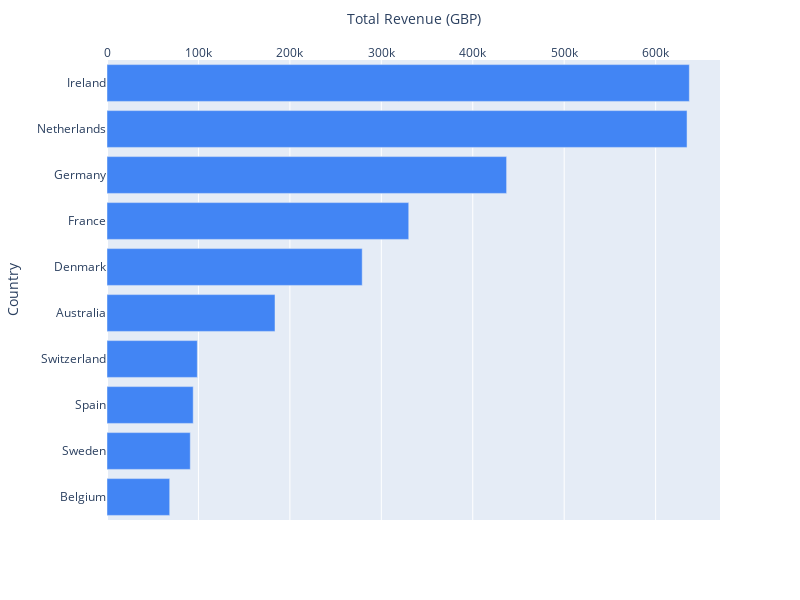

Source (notebook cell):
### Code cell
fig = px.bar(df_1.sort_values(by="total_revenue", ascending=True), x="total_revenue", y="country", orientation='h',
             labels={'country': 'Country', 'total_revenue': 'Total Revenue (GBP)'})
fig.update_layout(width=800, height=600, xaxis=dict(side='top'))
fig.update_traces(marker_color='#4285f4')
fig.show()

### Figure 1 — Plotly figure (JSON) as saved in the notebook; plotly's stock layout.template omitted (floating-point values rounded to 4 significant figures)
{"data": [{"alignmentgroup": "True", "hovertemplate": "Total Revenue (GBP)=%{x}<br>Country=%{y}<extra></extra>", "legendgroup": "", "marker": {"color": "#4285f4", "pattern": {"shape": ""}}, "name": "", "offsetgroup": "", "orientation": "h", "showlegend": false, "textposition": "auto", "type": "bar", "x": [68580.0, 91080.0, 94270.0, 98800.0, 183700.0, 279100.0, 330000.0, 437000.0, 634300.0, 636900.0], "xaxis": "x", "y": ["Belgium", "Sweden", "Spain", "Switzerland", "Australia", "Denmark", "France", "Germany", "Netherlands", "Ireland"], "yaxis": "y"}], "layout": {"barmode": "relative", "height": 600, "legend": {"tracegroupgap": 0}, "margin": {"t": 60}, "width": 800, "xaxis": {"anchor": "y", "domain": [0, 1], "side": "top", "title": {"text": "Total Revenue (GBP)"}}, "yaxis": {"anchor": "x", "domain": [0, 1], "title": {"text": "Country"}}}}
